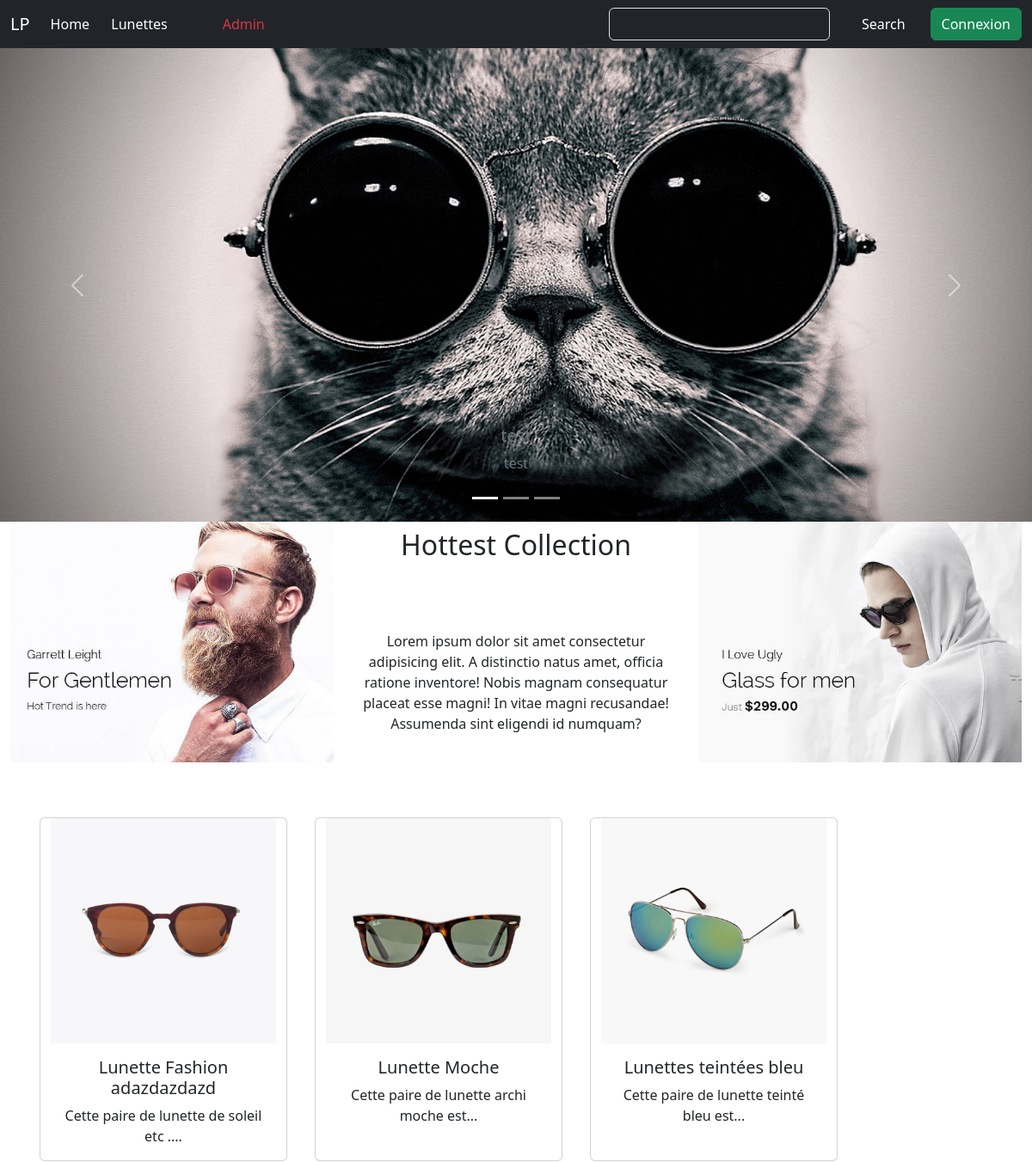
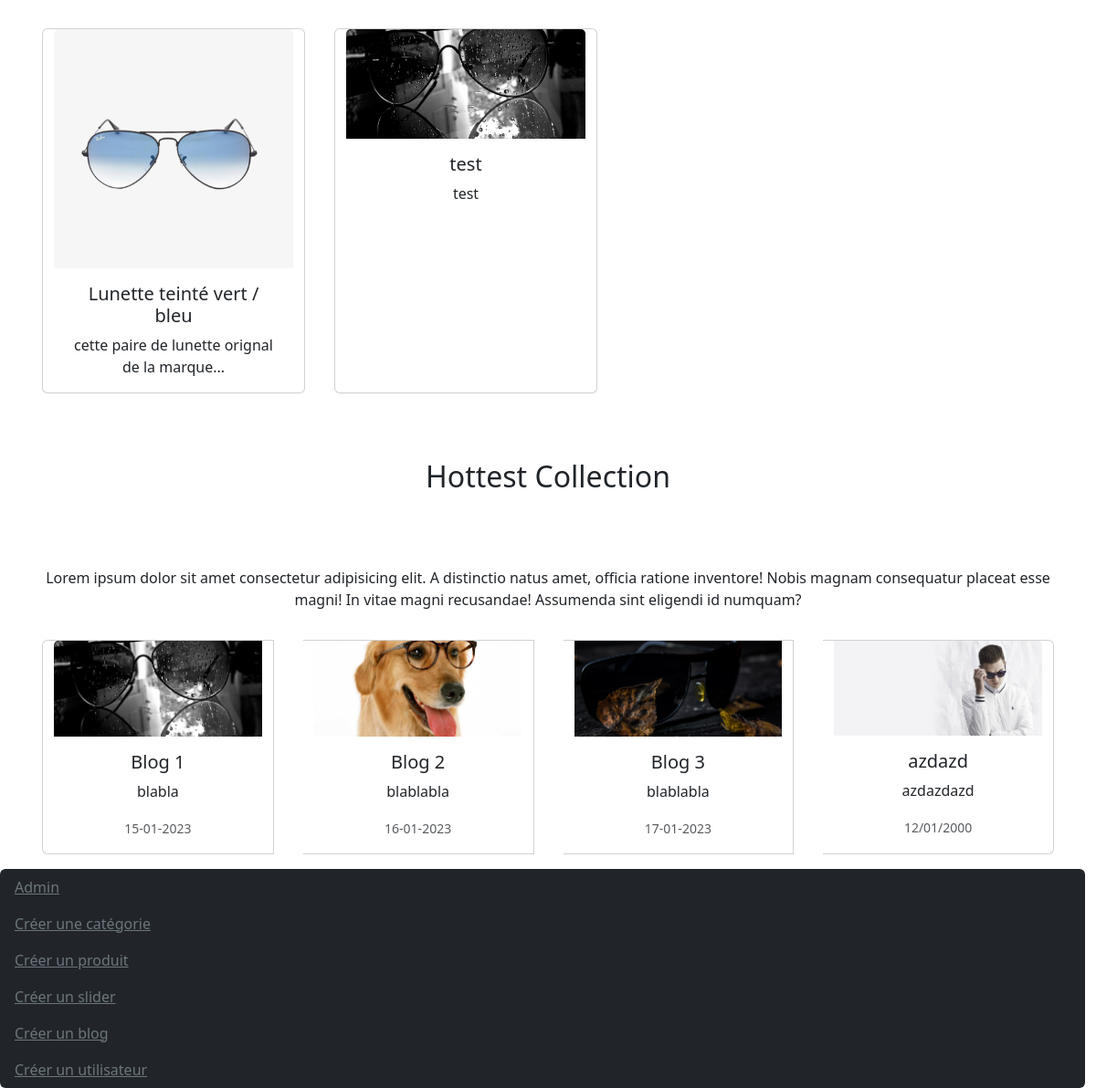
Screenshot of /ECOMMERCE/index.php with the database file from the repository (2 pictures, top to bottom).
### tables this page shows
CREATE TABLE `categorie` (
  `id_categorie` int(11) NOT NULL,
  `nom` varchar(255) NOT NULL
);

CREATE TABLE `slider` (
  `id_slider` int(11) NOT NULL,
  `nom` varchar(255) NOT NULL,
  `titre` varchar(255) NOT NULL,
  `description` varchar(255) NOT NULL,
  `image` varchar(255) NOT NULL
);

CREATE TABLE `product` (
  `id_product` int(11) NOT NULL,
  `nom` varchar(255) NOT NULL,
  `description` varchar(255) NOT NULL,
  `image` varchar(255) NOT NULL,
  `categorie_id` int(11) NOT NULL
);

CREATE TABLE `blog` (
  `id_blog` int(11) NOT NULL,
  `titre` varchar(255) NOT NULL,
  `description` varchar(255) NOT NULL,
  `image` varchar(255) NOT NULL,
  `date_de_publication` varchar(255) NOT NULL
);

### ECOMMERCE/index.php (the view, shortened to what this page needs)
<?php
   require 'includes/header.php';
   $requete = $pdo->query('SELECT * FROM product');
   $products = $requete->fetchAll(PDO::FETCH_ASSOC);
   $requete_slider = $pdo->query('SELECT * FROM slider');
   $sliders = $requete_slider->fetchAll(PDO::FETCH_ASSOC);
   $requete_blog = $pdo->query('SELECT * FROM blog');
   $blogs = $requete_blog->fetchAll(PDO::FETCH_ASSOC);
   ?>
<div id="main">
    <div id="carouselExampleCaptions" class="carousel slide">
        <div class="carousel-indicators">
            <button type="button" data-bs-target="#carouselExampleCaptions" data-bs-slide-to="0" class="active" aria-current="true" aria-label="Slide 1"></button>
            <button type="button" data-bs-target="#carouselExampleCaptions" data-bs-slide-to="1" aria-label="Slide 2"></button>
            <button type="button" data-bs-target="#carouselExampleCaptions" data-bs-slide-to="2" aria-label="Slide 3"></button>
        </div>
        <div class="carousel-inner">
            <?php foreach ($sliders as $slider) { ?>
                <div class="carousel-item active">
                    <img src="./uploads/<?php echo $slider['image']; ?>" class="d-block w-100" alt="...">
                    <div class="carousel-caption d-none d-md-block text-secondary">
                        <h5><?php echo $slider['nom']; ?></h5>
                        <p><?php echo $slider['titre']; ?></p>
                    </div>
                </div>
            <?php  } ?>
        </div>
        <button class="carousel-control-prev" type="button" data-bs-target="#carouselExampleCaptions"
               data-bs-slide="prev">
               <span class="carousel-control-prev-icon" aria-hidden="true"></span>
           </button>
           <button class="carousel-control-next" type="button" data-bs-target="#carouselExampleCaptions"
               data-bs-slide="next">
               <span class="carousel-control-next-icon" aria-hidden="true"></span>
           </button>
    </div>
    <div class='container-fluid'>
        <div class='row'>
            <div class='col-12 col-sm-6 col-md-4 col-lg-4'>
                <img src="./assets/img/3blocks/bner1.jpg" alt="" class='img-fluid'>
            </div>
            <div class='col-12 col-sm-6 col-md-4 col-lg-4'>
                <h2 class='text-center mt-2'>Hottest Collection</h2>
                <br>
                <p class='text-center mt-5'>Lorem ipsum dolor sit amet consectetur adipisicing elit.
                    A distinctio natus amet, officia ratione inventore! Nobis magnam consequatur placeat esse magni!
                    In vitae magni recusandae!
                    Assumenda sint eligendi id numquam?</p>
            </div>
            <div class='col-12 col-sm-6 col-md-4 col-lg-4'>
                <img src="./assets/img/3blocks/bner2.jpg" alt="" class='img-fluid'>
            </div>
        </div>
    </div>
    <div id='populaire'>
        <div class='container'>
            <div class='row'>
                <div class='col'>
                </div>
            </div>
        </div>
    </div>
    <div class='container'>
        <div class='row'>
            <?php foreach ($products as $product) { ?>
                <div class="card col-12 col-sm-6 col-md-4 col-lg-4 text-center m-3" style="width: 18rem;">
                    <img src="./uploads/<?php echo $product['image'] ?>" class="card-img-top" alt="...">
                    <div class="card-body">
                        <h5><?php echo $product['nom'] ?></h5>
                        <p class="card-text"><?php echo $product['description'] ?></p>
                    </div>
                </div>
            <?php } ?>
        </div>
    </div>
</div>
<div id='blog'>
    <div class='container mt-5'>
        <div class='row'>
            <div class='col'>
                <h2 class='text-center mt-2'>Hottest Collection</h2>
                <br>
                <p class='text-center mt-5'>Lorem ipsum dolor sit amet consectetur adipisicing elit.
                    A distinctio natus amet, officia ratione inventore! Nobis magnam consequatur placeat esse
                    magni!
                    In vitae magni recusandae!
                    Assumenda sint eligendi id numquam?</p>
            </div>
        </div>
    </div>
</div>
<div class='container'>
    <div class="card-group row">
    <?php foreach($blogs as $blog) {?>
        <div class="card col-12 col-sm-6 col-md-4 col-lg-4 text-center m-3">
            <img src="./uploads/<?php echo $blog['image']?>" class="card-img-top" alt="...">
            <div class="card-body">
                <h5 class="card-title"><?php echo $blog['titre']?></h5>
                <p class="card-text"><?php echo $blog['description']?></p>
                <p class="card-text"><small class="text-muted"><?php echo $blog['date_de_publication']?></small></p>
            </div>
        </div>
        <?php } ?>
    </div>
</div>
<?php
   require 'includes/footer.php';
   ?>

### ECOMMERCE/includes/header.php (shortened to what this page needs)
<?php
require_once $_SERVER['DOCUMENT_ROOT'] . '/php/e_commerce/ECOMMERCE/config/pdo.php';
$requete = $pdo->query('SELECT * FROM categorie');
$categories = $requete->fetchAll(PDO::FETCH_ASSOC);
?>
<!DOCTYPE html>
<html lang="en">
<head>
    <link href="https://cdn.jsdelivr.net/npm/bootstrap@5.3.0-alpha1/dist/css/bootstrap.min.css" rel="stylesheet"
>
</head>
<body>
    <div id='nav' class='bg-secondary'  method="get">
        <nav class="navbar navbar-expand-lg bg-dark">
            <div class="container-fluid">
                <a class="navbar-brand text-white" href="http://localhost/php/e_commerce/ECOMMERCE/">LP</a>
                <div class="collapse navbar-collapse" id="navbarSupportedContent">
                    <ul class="navbar-nav me-auto mb-2 mb-lg-0">
                        <li class="nav-item">
                            <a class="nav-link active text-white" aria-current="page"
                                href="http://localhost/php/e_commerce/ECOMMERCE/">Home</a>
                        </li>
                        <?php foreach ($categories as $categorie) { ?> >
                            <li class="nav-item">
                                <a class="nav-link text-white"
                                    href="categories.php?id_categorie=<?php echo $categorie['id_categorie']; ?>">
                                    <?php echo $categorie['nom'] ?>
                                </a>
                            </li>
                        <?php } ?>
                        <li class="nav-item mx-5 ">
                            <a class="nav-link text-danger"
                                href="/php/e_commerce/ECOMMERCE/admin/index.php">Admin</a>
                        </li>
                    </ul>
                    <form class="d-flex" role="search"  method="get" action="http://localhost/php/e_commerce/ECOMMERCE/search.php">
                        <input class="form-control me-2 bg-dark text-white mx-2" type="search" placeholder="Search" name="search"
                            aria-label="Search">
                        <button class="btn btn btn-dark mx-3" type="submit">Search</button>
                    </form>
                    <?php if (isset($_SESSION['user_id'])) { ?> <a href="http://localhost/php/e_commerce/ECOMMERCE/admin/user/logout.php" class="text-white btn btn-danger me-3">   Déconnexion</a><p class="mt-2 my-1 text-white"><?php echo '   '.$_SESSION['nom'],' ', $_SESSION['prenom']?></p>
                        <?php } else { ?> <a href="http://localhost/php/e_commerce/ECOMMERCE/admin/index.php" class="text-white btn btn-success">Connexion</a>
                            <?php } ?>
                </div>
            </div>
        </nav>
    </div>

### ECOMMERCE/includes/footer.php (shortened to what this page needs)
<div id='footer'>
    <div class='container-fluid'>
        <div class="row">
            <ul class="list-group col">
                <li class="list-group-item bg-dark text-white border border-0"><a href="http://localhost/php/e_commerce/ECOMMERCE/admin/index.php" class="link-secondary">Admin</a></li>
                 <li class=" list-group-item bg-dark text-white border border-0"> <a href="http://localhost/php/e_commerce/ECOMMERCE/admin/category/index.php" class="link-secondary"> Créer une catégorie</a></li>
                <li class="list-group-item bg-dark text-white border border-0"> <a href="http://localhost/php/e_commerce/ECOMMERCE/admin/product/index.php" class="link-secondary"> Créer un produit</a> </li>
                <li class="list-group-item bg-dark text-white border border-0"> <a href="http://localhost/php/e_commerce/ECOMMERCE/admin/slider/index.php" class="link-secondary"> Créer un slider</a> </li>
                <li class="list-group-item bg-dark text-white border border-0"> <a href="http://localhost/php/e_commerce/ECOMMERCE/admin/blog/index.php" class="link-secondary"> Créer un blog</a> </li>
                 <li class=" list-group-item bg-dark text-white border border-0"> <a href="http://localhost/php/e_commerce/ECOMMERCE/admin/user/" class="link-secondary">Créer un utilisateur</a></li>
            </ul>
        </div>
    </div>
</div>
</body>
</html>

### rows the page displays
categorie: nom "Lunettes"
slider: image (picture), nom "test", titre "test"
product: image (picture), nom "Lunette Fashion adazdazdazd", description "Cette paire de lunette de soleil etc ...."
product: image (picture), nom "Lunette Moche", description "Cette paire de lunette archi moche est..."
product: image (picture), nom "Lunettes teintées bleu", description "Cette paire de lunette teinté bleu est..."
product: image (picture), nom "Lunette teinté vert / bleu", description "cette paire de lunette orignal de la marque..."
product: image (picture), nom "test", description "test"
blog: image (picture), titre "Blog 1", description "blabla", date_de_publication "15-01-2023"
blog: image (picture), titre "Blog 2", description "blablabla", date_de_publication "16-01-2023"
blog: image (picture), titre "Blog 3", description "blablabla", date_de_publication "17-01-2023"
blog: image (picture), titre "azdazd", description "azdazdazd", date_de_publication "12/01/2000"
